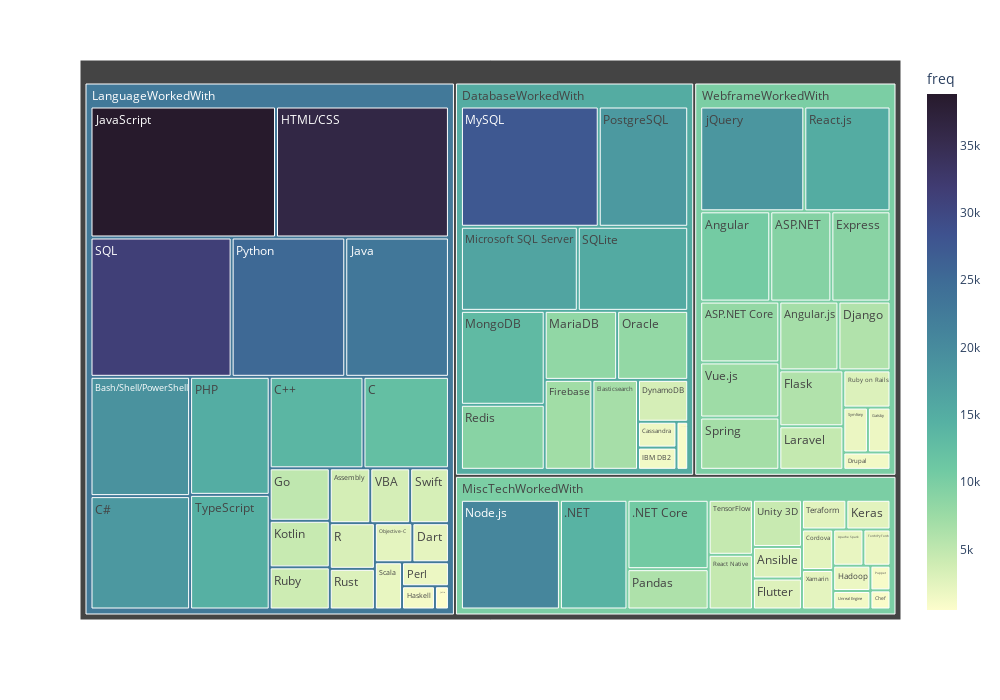

The notebook cell saved with this chart:
### Code cell
fig = px.treemap(skills_freq,
                 path=['group','skill'],
                 color_continuous_scale='deep',
                 values='freq',color='freq')

fig.update_layout(width=1000,height=700)

fig.show()

### Figure 1 — Plotly figure (JSON) as saved in the notebook; plotly's stock layout.template omitted (floating-point values rounded to 4 significant figures)
{"data": [{"branchvalues": "total", "customdata": [[14144], [10755], [9258], [8082], [10617], [6826], [2955], [2089], [3553], [18980], [12487], [18041], [13707], [1654], [733], [2419], [937], [2280], [6014], [1369], [3497], [6817], [8961], [7128], [6005], [2897], [1703], [5038], [36181], [1798], [1222], [1421], [23074], [38822], [519], [2504], [4468], [4680], [8312], [16336], [13086], [27559], [20741], [2340], [8155], [15007], [6253], [1796], [17892], [945], [25287], [3288], [4626], [15167], [9056], [4046], [2944], [2929], [31413], [15434], [2052], [6941], [3397], [1851], [4652], [2518], [1872], [14578], [4413], [1316], [3499], [7322], [2357], [18316], [15210.0], [22850.0], [10030.0], [10070.0]], "domain": {"x": [0, 1], "y": [0, 1]}, "hovertemplate": "labels=%{label}<br>freq_sum=%{value}<br>parent=%{parent}<br>id=%{id}<br>freq=%{color}<extra></extra>", "ids": ["MiscTechWorkedWith/.NET", "MiscTechWorkedWith/.NET Core", "WebframeWorkedWith/ASP.NET", "WebframeWorkedWith/ASP.NET Core", "WebframeWorkedWith/Angular", "WebframeWorkedWith/Angular.js", "MiscTechWorkedWith/Ansible", "MiscTechWorkedWith/Apache Spark", "LanguageWorkedWith/Assembly", "LanguageWorkedWith/Bash/Shell/PowerShell", "LanguageWorkedWith/C", "LanguageWorkedWith/C#", "LanguageWorkedWith/C++", "DatabaseWorkedWith/Cassandra", "MiscTechWorkedWith/Chef", "MiscTechWorkedWith/Cordova", "DatabaseWorkedWith/Couchbase", "LanguageWorkedWith/Dart", "WebframeWorkedWith/Django", "WebframeWorkedWith/Drupal", "DatabaseWorkedWith/DynamoDB", "DatabaseWorkedWith/Elasticsearch", "WebframeWorkedWith/Express", "DatabaseWorkedWith/Firebase", "WebframeWorkedWith/Flask", "MiscTechWorkedWith/Flutter", "WebframeWorkedWith/Gatsby", "LanguageWorkedWith/Go", "LanguageWorkedWith/HTML/CSS", "MiscTechWorkedWith/Hadoop", "LanguageWorkedWith/Haskell", "DatabaseWorkedWith/IBM DB2", "LanguageWorkedWith/Java", "LanguageWorkedWith/JavaScript", "LanguageWorkedWith/Julia", "MiscTechWorkedWith/Keras", "LanguageWorkedWith/Kotlin", "WebframeWorkedWith/Laravel", "DatabaseWorkedWith/MariaDB", "DatabaseWorkedWith/Microsoft SQL Server", "DatabaseWorkedWith/MongoDB", "DatabaseWorkedWith/MySQL", "MiscTechWorkedWith/Node.js", "LanguageWorkedWith/Objective-C", "DatabaseWorkedWith/Oracle", "LanguageWorkedWith/PHP", "MiscTechWorkedWith/Pandas", "LanguageWorkedWith/Perl", "DatabaseWorkedWith/PostgreSQL", "MiscTechWorkedWith/Puppet", "LanguageWorkedWith/Python", "LanguageWorkedWith/R", "MiscTechWorkedWith/React Native", "WebframeWorkedWith/React.js", "DatabaseWorkedWith/Redis", "LanguageWorkedWith/Ruby", "WebframeWorkedWith/Ruby on Rails", "LanguageWorkedWith/Rust", "LanguageWorkedWith/SQL", "DatabaseWorkedWith/SQLite", "LanguageWorkedWith/Scala", "WebframeWorkedWith/Spring", "LanguageWorkedWith/Swift", "WebframeWorkedWith/Symfony", "MiscTechWorkedWith/TensorFlow", "MiscTechWorkedWith/Teraform", "MiscTechWorkedWith/Torch/PyTorch", "LanguageWorkedWith/TypeScript", "MiscTechWorkedWith/Unity 3D", "MiscTechWorkedWith/Unreal Engine", "LanguageWorkedWith/VBA", "WebframeWorkedWith/Vue.js", "MiscTechWorkedWith/Xamarin", "WebframeWorkedWith/jQuery", "DatabaseWorkedWith", "LanguageWorkedWith", "MiscTechWorkedWith", "WebframeWorkedWith"], "labels": [".NET", ".NET Core", "ASP.NET", "ASP.NET Core", "Angular", "Angular.js", "Ansible", "Apache Spark", "Assembly", "Bash/Shell/PowerShell", "C", "C#", "C++", "Cassandra", "Chef", "Cordova", "Couchbase", "Dart", "Django", "Drupal", "DynamoDB", "Elasticsearch", "Express", "Firebase", "Flask", "Flutter", "Gatsby", "Go", "HTML/CSS", "Hadoop", "Haskell", "IBM DB2", "Java", "JavaScript", "Julia", "Keras", "Kotlin", "Laravel", "MariaDB", "Microsoft SQL Server", "MongoDB", "MySQL", "Node.js", "Objective-C", "Oracle", "PHP", "Pandas", "Perl", "PostgreSQL", "Puppet", "Python", "R", "React Native", "React.js", "Redis", "Ruby", "Ruby on Rails", "Rust", "SQL", "SQLite", "Scala", "Spring", "Swift", "Symfony", "TensorFlow", "Teraform", "Torch/PyTorch", "TypeScript", "Unity 3D", "Unreal Engine", "VBA", "Vue.js", "Xamarin", "jQuery", "DatabaseWorkedWith", "LanguageWorkedWith", "MiscTechWorkedWith", "WebframeWorkedWith"], "marker": {"coloraxis": "coloraxis", "colors": [14144, 10755, 9258, 8082, 10617, 6826, 2955, 2089, 3553, 18980, 12487, 18041, 13707, 1654, 733, 2419, 937, 2280, 6014, 1369, 3497, 6817, 8961, 7128, 6005, 2897, 1703, 5038, 36181, 1798, 1222, 1421, 23074, 38822, 519, 2504, 4468, 4680, 8312, 16336, 13086, 27559, 20741, 2340, 8155, 15007, 6253, 1796, 17892, 945, 25287, 3288, 4626, 15167, 9056, 4046, 2944, 2929, 31413, 15434, 2052, 6941, 3397, 1851, 4652, 2518, 1872, 14578, 4413, 1316, 3499, 7322, 2357, 18316, 15210.0, 22850.0, 10030.0, 10070.0]}, "name": "", "parents": ["MiscTechWorkedWith", "MiscTechWorkedWith", "WebframeWorkedWith", "WebframeWorkedWith", "WebframeWorkedWith", "WebframeWorkedWith", "MiscTechWorkedWith", "MiscTechWorkedWith", "LanguageWorkedWith", "LanguageWorkedWith", "LanguageWorkedWith", "LanguageWorkedWith", "LanguageWorkedWith", "DatabaseWorkedWith", "MiscTechWorkedWith", "MiscTechWorkedWith", "DatabaseWorkedWith", "LanguageWorkedWith", "WebframeWorkedWith", "WebframeWorkedWith", "DatabaseWorkedWith", "DatabaseWorkedWith", "WebframeWorkedWith", "DatabaseWorkedWith", "WebframeWorkedWith", "MiscTechWorkedWith", "WebframeWorkedWith", "LanguageWorkedWith", "LanguageWorkedWith", "MiscTechWorkedWith", "LanguageWorkedWith", "DatabaseWorkedWith", "LanguageWorkedWith", "LanguageWorkedWith", "LanguageWorkedWith", "MiscTechWorkedWith", "LanguageWorkedWith", "WebframeWorkedWith", "DatabaseWorkedWith", "DatabaseWorkedWith", "DatabaseWorkedWith", "DatabaseWorkedWith", "MiscTechWorkedWith", "LanguageWorkedWith", "DatabaseWorkedWith", "LanguageWorkedWith", "MiscTechWorkedWith", "LanguageWorkedWith", "DatabaseWorkedWith", "MiscTechWorkedWith", "LanguageWorkedWith", "LanguageWorkedWith", "MiscTechWorkedWith", "WebframeWorkedWith", "DatabaseWorkedWith", "LanguageWorkedWith", "WebframeWorkedWith", "LanguageWorkedWith", "LanguageWorkedWith", "DatabaseWorkedWith", "LanguageWorkedWith", "WebframeWorkedWith", "LanguageWorkedWith", "WebframeWorkedWith", "MiscTechWorkedWith", "MiscTechWorkedWith", "MiscTechWorkedWith", "LanguageWorkedWith", "MiscTechWorkedWith", "MiscTechWorkedWith", "LanguageWorkedWith", "WebframeWorkedWith", "MiscTechWorkedWith", "WebframeWorkedWith", "", "", "", ""], "type": "treemap", "values": [14144, 10755, 9258, 8082, 10617, 6826, 2955, 2089, 3553, 18980, 12487, 18041, 13707, 1654, 733, 2419, 937, 2280, 6014, 1369, 3497, 6817, 8961, 7128, 6005, 2897, 1703, 5038, 36181, 1798, 1222, 1421, 23074, 38822, 519, 2504, 4468, 4680, 8312, 16336, 13086, 27559, 20741, 2340, 8155, 15007, 6253, 1796, 17892, 945, 25287, 3288, 4626, 15167, 9056, 4046, 2944, 2929, 31413, 15434, 2052, 6941, 3397, 1851, 4652, 2518, 1872, 14578, 4413, 1316, 3499, 7322, 2357, 18316, 137284, 288004, 89987, 116056]}], "layout": {"coloraxis": {"colorbar": {"title": {"text": "freq"}}, "colorscale": [[0, "rgb(253, 253, 204)"], [0.09091, "rgb(206, 236, 179)"], [0.1818, "rgb(156, 219, 165)"], [0.2727, "rgb(111, 201, 163)"], [0.3636, "rgb(86, 177, 163)"], [0.4545, "rgb(76, 153, 160)"], [0.5455, "rgb(68, 130, 155)"], [0.6364, "rgb(62, 108, 150)"], [0.7273, "rgb(62, 82, 143)"], [0.8182, "rgb(64, 60, 115)"], [0.9091, "rgb(54, 43, 77)"], [1, "rgb(39, 26, 44)"]]}, "height": 700, "legend": {"tracegroupgap": 0}, "margin": {"t": 60}, "width": 1000}}
